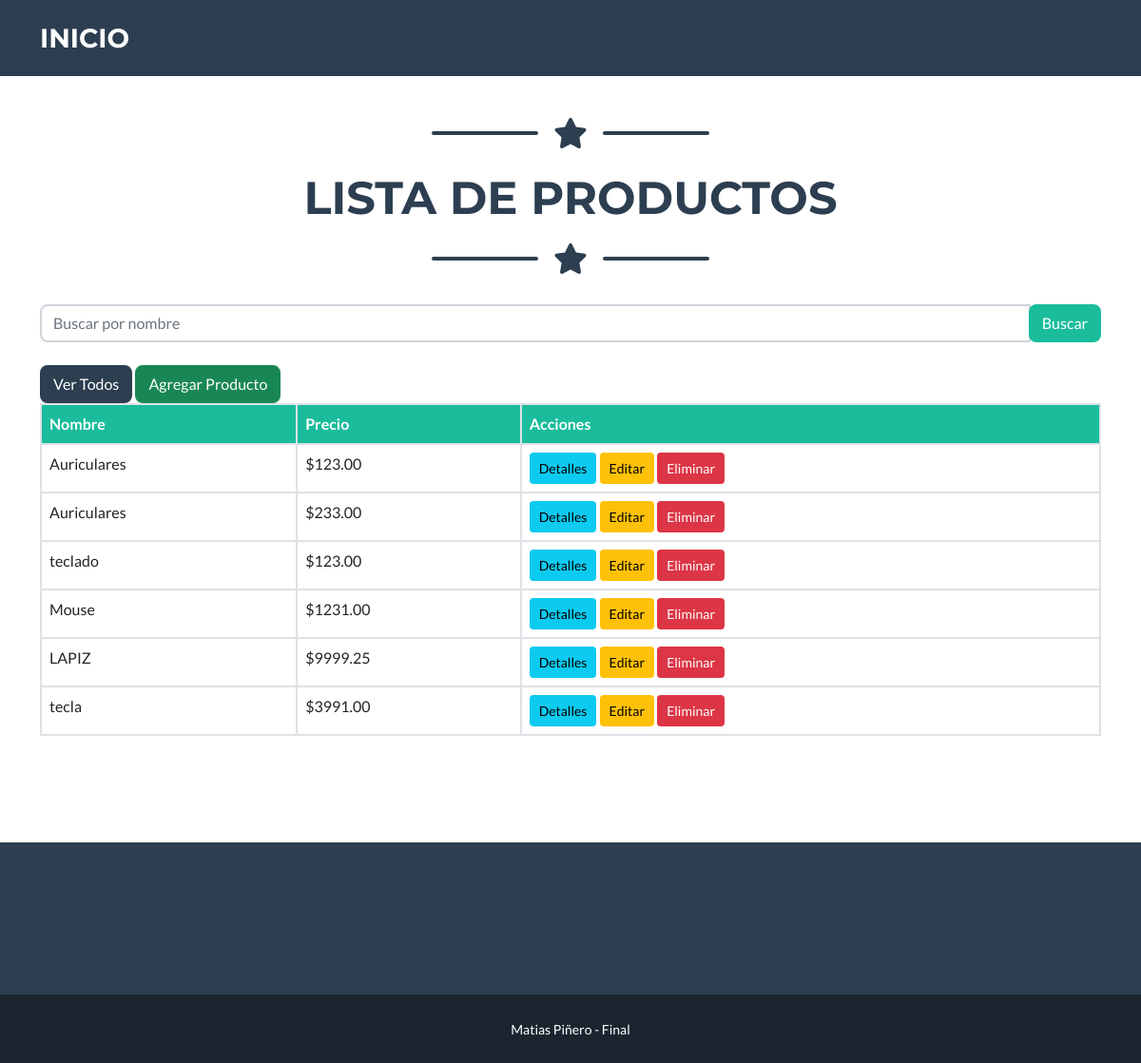
/AppCoder/lista_productos/, run on an earlier commit of the app's database.
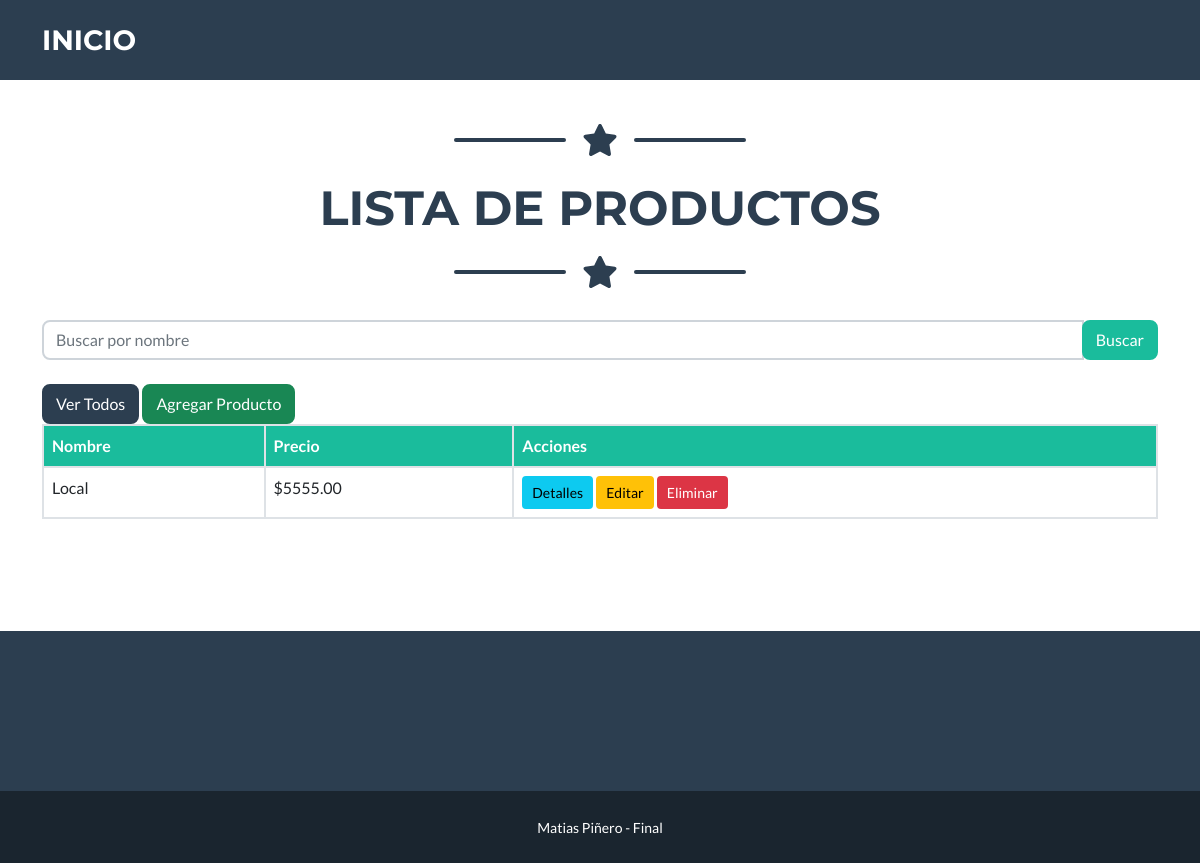
And on a later commit of the database.
### AppCoder/models.py (models this page shows, shortened)
class Producto(models.Model):
    nombre = models.CharField(max_length=100)
    codigo = models.CharField(max_length=50, unique=True)
    precio_venta = models.DecimalField(max_digits=10, decimal_places=2)
    codigo_barras = models.CharField(max_length=50, default=uuid.uuid4().hex)

### AppCoder/views.py (the view)
# urls.py: path('lista_productos/', lista_productos, name='lista_productos'),
def lista_productos(request):
    search_query = request.GET.get('search', '')
    productos = Producto.objects.filter(nombre__icontains=search_query)
    return render(request, 'AppCoder/lista_productos.html', {'productos': productos, 'search_query': search_query})

### AppCoder/templates/AppCoder/lista_productos.html (shortened to what this page needs)
<!DOCTYPE html>
<html lang="en">
<head>
    {% load static %}
    <link href="{% static 'AppCoder/css/styles.css' %}" rel="stylesheet" />
</head>
<body>
    <nav class="navbar navbar-expand-lg bg-secondary text-uppercase fixed-top" id="mainNav">
        <div class="container">
            <a class="navbar-brand" href="{% url 'inicio' %}">Inicio</a>
        </div>
    </nav>
    <section class="page-section portfolio" id="product-list">
        <div class="container">
            <div class="row">
                <div class="col-lg-12">
                    <div class="divider-custom">
                        <div class="divider-custom-line"></div>
                        <div class="divider-custom-icon"><i class="fas fa-star"></i></div>
                        <div class="divider-custom-line"></div>
                    </div>
                    <h2 class="page-section-heading text-center text-uppercase text-secondary mb-0">Lista de Productos</h2>
                    <div class="divider-custom">
                        <div class="divider-custom-line"></div>
                        <div class="divider-custom-icon"><i class="fas fa-star"></i></div>
                        <div class="divider-custom-line"></div>
                    </div>
                </div>
            </div>
            <form method="GET" class="mb-4">
                <div class="input-group">
                    <input type="text" name="search" class="form-control" placeholder="Buscar por nombre" />
                    <div class="input-group-append">
                        <button type="submit" class="btn btn-primary">Buscar</button>
                    </div>
                </div>
            </form>
            <a href="{% url 'lista_productos' %}" class="btn btn-secondary">Ver Todos</a>
            <a href="{% url 'formProducto' %}" class="btn btn-success">Agregar Producto</a>
        {% if productos %}
            <table class="table table-bordered">
                <thead class="bg-primary text-white">
                    <tr>
                        <th>Nombre</th>
                        <th>Precio</th>
                        <th>Acciones</th>
                    </tr>
                </thead>
                <tbody>
                    {% for producto in productos %}
                        <tr>
                            <td>{{ producto.nombre }}</td>
                            <td>${{ producto.precio_venta }}</td>
                            <td>
                                <a href="{% url 'detalle_producto' producto.id %}" class="btn btn-info btn-sm">Detalles</a>
                                <a href="{% url 'editar_producto' producto.id %}" class="btn btn-warning btn-sm">Editar</a>
                                <a href="{% url 'eliminar_producto' producto.id %}" class="btn btn-danger btn-sm">Eliminar</a>
                            </td>
                        </tr>
                    {% endfor %}
                </tbody>
            </table>
        {% else %}
        <p>No se encontraron resultados.</p>
        {% endif %}
        </div>
    </section>
    <footer class="footer text-center">
    </footer>
    <div class="copyright py-4 text-center text-white">
        <div class="container"><small>Matias Piñero - Final</small></div>
    </div>
</body>
</html>

What changed in the data, as far as the page shows it:
removed Producto: nombre "Auriculares", precio_venta "123.00"
removed Producto: nombre "Auriculares", precio_venta "233.00"
removed Producto: nombre "teclado", precio_venta "123.00"
removed Producto: nombre "Mouse", precio_venta "1231.00"
removed Producto: nombre "LAPIZ", precio_venta "9999.25"
removed Producto: nombre "tecla", precio_venta "3991.00"
added Producto: nombre "Local", precio_venta "5555.00"
